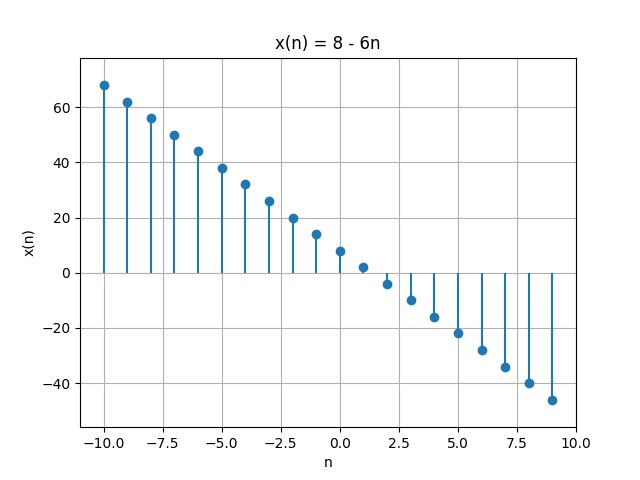

Reproduce this figure in Python.
import matplotlib.pyplot as plt
import numpy as np

# Define the function
def signal_function(n):
    return 8 - 6 * n

# Generate values for n
n_values = np.arange(-10, 10)  # Adjust the range as needed

# Calculate corresponding values of the signal
signal_values = signal_function(n_values)

# Plot the discrete signal
plt.stem(n_values, signal_values, linefmt='-', markerfmt='o', basefmt=' ')

# Add labels and a title
plt.xlabel('n')
plt.ylabel('x(n)')
plt.title('x(n) = 8 - 6n')

# Adjust the axis limits for proper scaling
plt.xlim(min(n_values) - 1, max(n_values) + 1)
plt.ylim(min(signal_values) - 10, max(signal_values) + 10)

# Show the plot
plt.grid(True)
plt.show()
